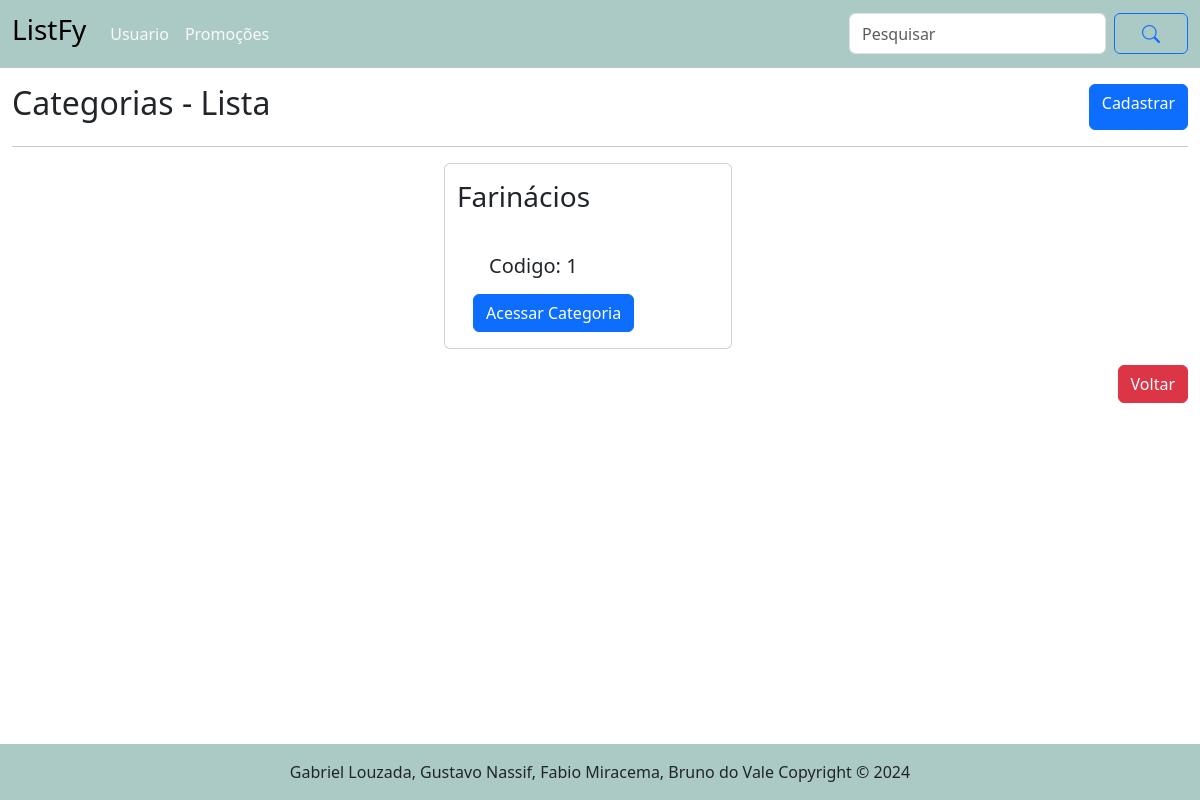
Before: /itens_lista/categorias/1 with the older database file.
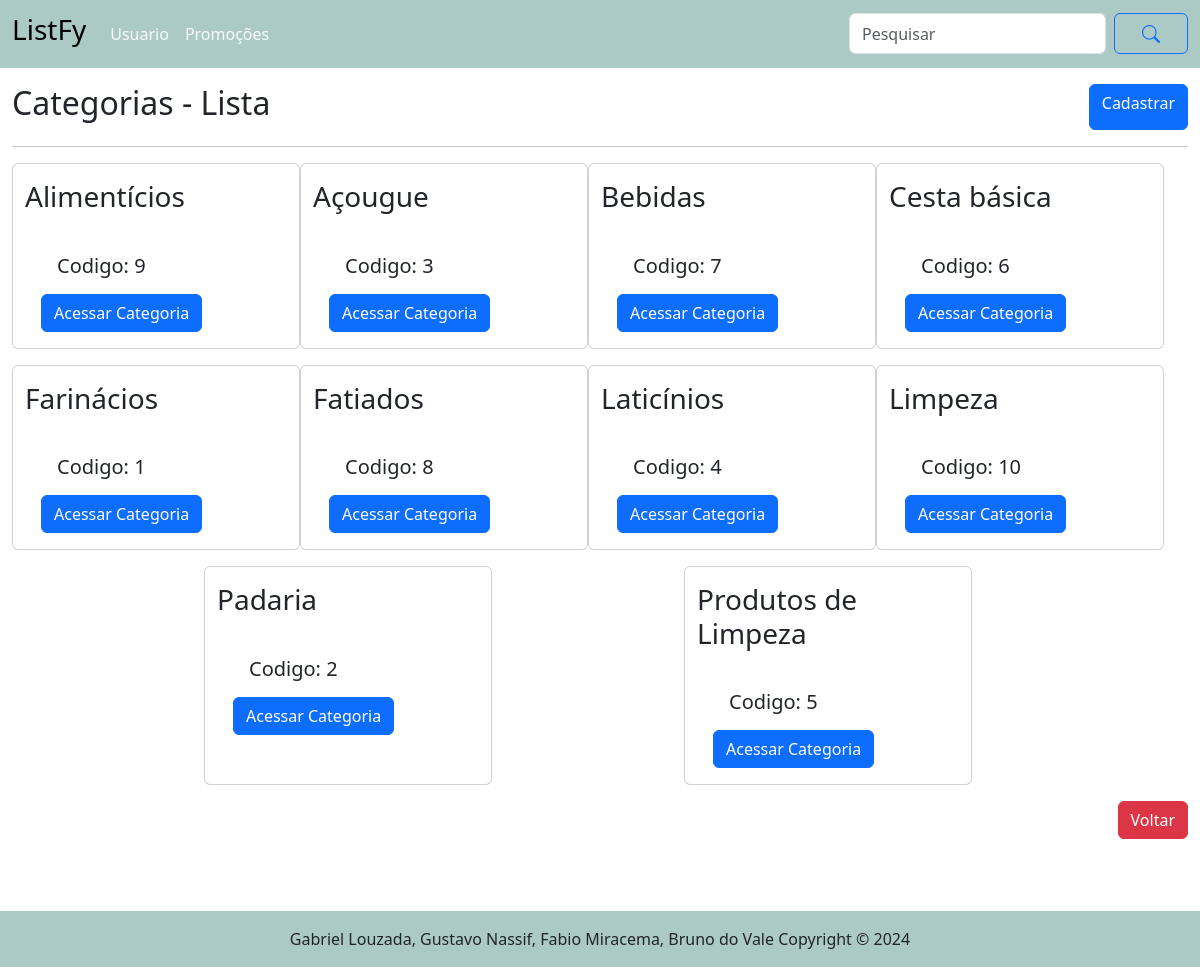
After: the same page with the newer database file.
### tables this page shows
CREATE TABLE "categoria" (
	"id_categoria"	INTEGER,
	"nome"	TEXT NOT NULL,
	PRIMARY KEY("id_categoria" AUTOINCREMENT)
);

### routes/itens_lista_routes.py (the view)
@router.get("/categorias/{id_lista:int}", response_class=HTMLResponse)
async def get_listar_categoria(request: Request,id_lista: int = 0):
    categoria = obter_todas_categorias()
    return templates.TemplateResponse("/itens_lista/itens_lista_categorias.html",{"request":request, "categoria":categoria, "id_lista":id_lista})

### templates/itens_lista/itens_lista_categorias.html (shortened to what this page needs)
{% extends "base.html" %}
{% block conteudo %}
    <main class="container-fluid" >
        <div class="d-flex justify-content-between mt-3 ">
            <h2>Categorias - Lista</h2>
            <a href="/categorias/cadastrar_categoria" class="btn btn-primary"> Cadastrar</a>
        </div>
        <hr>
        <div class="row container-fluid d-flex justify-content-evenly">
            {% for c in categoria %}
            <div class="card col-12 mb-3" style="width: 18rem;">
                <div>
                    <h3 class="mt-3">{{ c.nome_categoria }}</h3>
                </div>
                <div class="card-body">
                  <h5 class="card-title m-3">Codigo: {{c.id_categoria}}</h5>
                    <div class="col-12">
                        <a href="/itens_lista/categorias/{{id_lista}}/{{c.id_categoria}}" class="btn btn-primary"> Acessar Categoria</a>
                    </div>
                </div>
            </div>
            {% endfor %}
        </div>
        <div class="row">
            <div class="col-12 mb-5 d-flex justify-content-end">
                <a href="/" class="btn btn-danger"> Voltar</a>
            </div>
        </div>
    </main>
{% endblock %}

Changed rows visible on the page:
added categoria: nome_categoria "Alimentícios", id_categoria "9"
added categoria: nome_categoria "Açougue", id_categoria "3"
added categoria: nome_categoria "Bebidas", id_categoria "7"
added categoria: nome_categoria "Cesta básica", id_categoria "6"
added categoria: nome_categoria "Fatiados", id_categoria "8"
added categoria: nome_categoria "Laticínios", id_categoria "4"
added categoria: nome_categoria "Limpeza", id_categoria "10"
added categoria: nome_categoria "Padaria", id_categoria "2"
added categoria: nome_categoria "Produtos de Limpeza", id_categoria "5"
